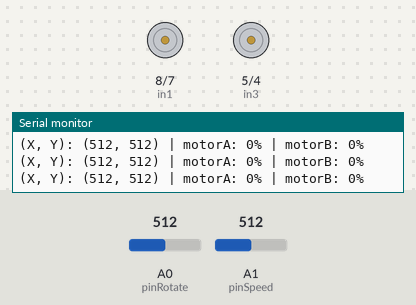
Simulated run of this sketch. Board: Arduino Uno, built with avr-gcc and run on an emulated ATmega328P. Parts: motor-driver pin pairs drawn as motors (green arrow = first pin HIGH = forward, orange = second pin HIGH = backward, longer = more drive, scaled by the enable pin), the last lines printed to the serial monitor. The test bench sets the inputs (shaded band); at power-on: A0 (pinRotate) = 512, A1 (pinSpeed) = 512.

Above: at 1.2 s.
1.3 s: A0 (pinRotate) set to 716
At 2.5 s:
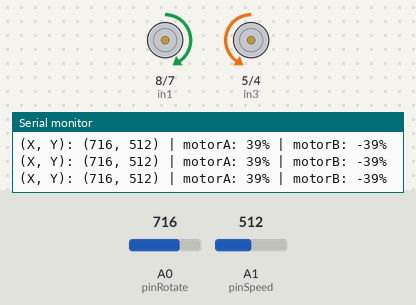
2.9 s: A1 (pinSpeed) set to 716
At 3.9 s:
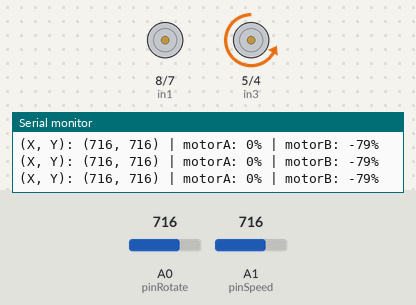
4.4 s: A0 (pinRotate) set to 900
At 5.6 s:
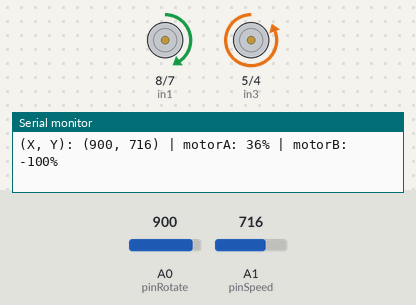
6.2 s: A1 (pinSpeed) set to 511
At 7.0 s:
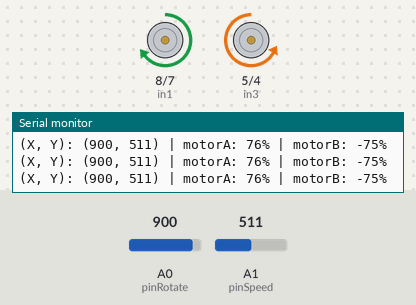
7.7 s: A0 (pinRotate) set to 1023
At 8.7 s:
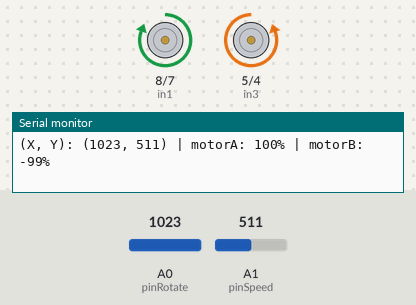
9.5 s: A1 (pinSpeed) set to 245
At 10.2 s:
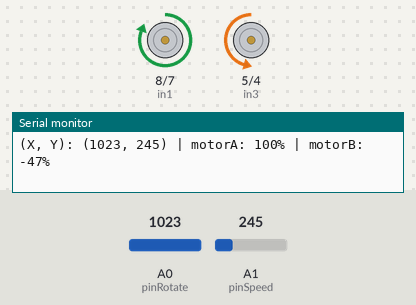
Timing chart, 0 to 12.0 s (numbered marks = the images above; inputs shaded):
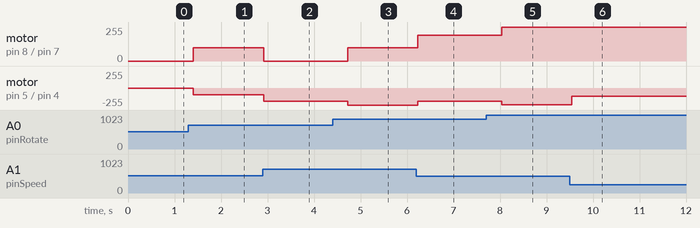

Measured:
- after the input at 1.3 s, motor on pin 8 (in1) / pin 7 (in2): stopped → forward 101/255 after 0.11 s; motor on pin 5 (in3) / pin 4 (in4): stopped → backward 101/255 after 0.11 s
- after the input at 2.9 s, motor on pin 8 (in1) / pin 7 (in2): forward 101/255 → stopped at once; motor on pin 5 (in3) / pin 4 (in4): backward 101/255 → backward 202/255 at once
- after the input at 4.4 s, motor on pin 8 (in1) / pin 7 (in2): stopped → forward 101/255 after 0.32 s; motor on pin 5 (in3) / pin 4 (in4): backward 202/255 → backward 255/255 after 0.32 s
- after the input at 6.2 s, motor on pin 8 (in1) / pin 7 (in2): forward 101/255 → forward 194/255 at once; motor on pin 5 (in3) / pin 4 (in4): backward 255/255 → backward 202/255 at once
- after the input at 7.7 s, motor on pin 8 (in1) / pin 7 (in2): forward 194/255 → forward 255/255 after 0.34 s; motor on pin 5 (in3) / pin 4 (in4): backward 202/255 → backward 254/255 after 0.34 s
- after the input at 9.5 s, motor on pin 5 (in3) / pin 4 (in4): backward 254/255 → backward 122/255 after 0.05 s

The sketch:

motor_line_follower.ino
```cpp
// Motor A connections
int enA = 9;
int in1 = 8;
int in2 = 7;

// Motor B connections
int enB = 3;
int in3 = 5;
int in4 = 4;

// Line follower connections
const int pinRotate = A0;
const int RotateMin = 0;
const int RotateMax = 1023;
const int pinSpeed = A1;
const int SpeedMin = 0;
const int SpeedMax = 1023;


void setup() {

  Serial.begin(9600);
  // Set all the motor control pins to outputs
  pinMode(enA, OUTPUT);
  pinMode(enB, OUTPUT);
  pinMode(in1, OUTPUT);
  pinMode(in2, OUTPUT);
  pinMode(in3, OUTPUT);
  pinMode(in4, OUTPUT);

  // Turn off motors - Initial state
  digitalWrite(in1, LOW);
  digitalWrite(in2, LOW);
  digitalWrite(in3, LOW);
  digitalWrite(in4, LOW);
}

void loop() {

  //read values
  int RotateValue = getRotateValue();
  int SpeedValue = getSpeedValue();

  //compute motorA, motorB and fwdA, fwdB from input RotateValue, SpeedValue
  bool fwdA = true;
  bool fwdB = true;
  int motorA = map(SpeedValue, SpeedMin, SpeedMax, 255, -255) +
               map(RotateValue, RotateMin, RotateMax, -255, 255);
  int motorB = map(SpeedValue, SpeedMin, SpeedMax, 255, -255) -
               map(RotateValue, RotateMin, RotateMax, -255, 255);

  if (motorA < 0)
  {
    fwdA = false;
    motorA = - motorA;
  }

  if (motorB < 0)
  {
    fwdB = false;
    motorB = - motorB;
  }

  if (motorA > 255) motorA = 255;
  if (motorB > 255) motorB = 255;

  // avoid humming
  if (motorA < 15) motorA = 0;
  if (motorB < 15) motorB = 0;


  showValuesSerial(RotateValue, SpeedValue, motorA, fwdA, motorB, fwdB);

  operateMotors(motorA, fwdA, motorB, fwdB, in1, in2, in3, in4, enA, enB);

  if (fwdA == true)
  {
    // move motor A forward
    digitalWrite(in1, HIGH);
    digitalWrite(in2, LOW);
  }
  else {
    // move motor A in reverse
    digitalWrite(in1, LOW);
    digitalWrite(in2, HIGH);
  }

  if (fwdB == true)
  {
    // move motor B forward
    digitalWrite(in3, HIGH);
    digitalWrite(in4, LOW);
  }
  else {
    // move motor B in reverse
    digitalWrite(in3, LOW);
    digitalWrite(in4, HIGH);
  }

  analogWrite(enA, motorA);
  analogWrite(enB, motorB);

  delay(100);
}

int getRotateValue()
{

  int result = 0;
  delay(100);   // short delay needed between analog readings
  result = analogRead(pinRotate);
  return result;
}

int getSpeedValue()
{
  int result = 0;
  delay(100);   // short delay needed between analog readings
  result = analogRead(pinSpeed);
  return result;
}

void showValuesSerial(int RotateValue, int SpeedValue,
                      int motorA, bool fwdA,
                      int motorB, bool fwdB)
{
  Serial.print("(X, Y): (");
  Serial.print(RotateValue);
  Serial.print(", ");
  Serial.print(SpeedValue);
  Serial.print(") | motorA: ");
  if (fwdA == false) {
    Serial.print("-");
  }
  Serial.print(map(motorA, 0, 255, 0, 100));
  Serial.print("% | motorB: ");
  if (fwdB == false) {
    Serial.print("-");
  }
  Serial.print(map(motorB, 0, 255, 0, 100));
  Serial.println("%");
}

void operateMotors(int motorA, bool fwdA, int motorB, bool fwdB,
                   int in1, int in2, int in3, int in4, int enA, int enB)
{

  if (fwdA == true)
  {
    // move motor A forward
    digitalWrite(in1, HIGH);
    digitalWrite(in2, LOW);
  }
  else {
    // move motor A in reverse
    digitalWrite(in1, LOW);
    digitalWrite(in2, HIGH);
  }

  if (fwdB == true)
  {
    // move motor B forward
    digitalWrite(in3, HIGH);
    digitalWrite(in4, LOW);
  }
  else {
    // move motor B in reverse
    digitalWrite(in3, LOW);
    digitalWrite(in4, HIGH);
  }

  analogWrite(enA, motorA);
  analogWrite(enB, motorB);

}
```
